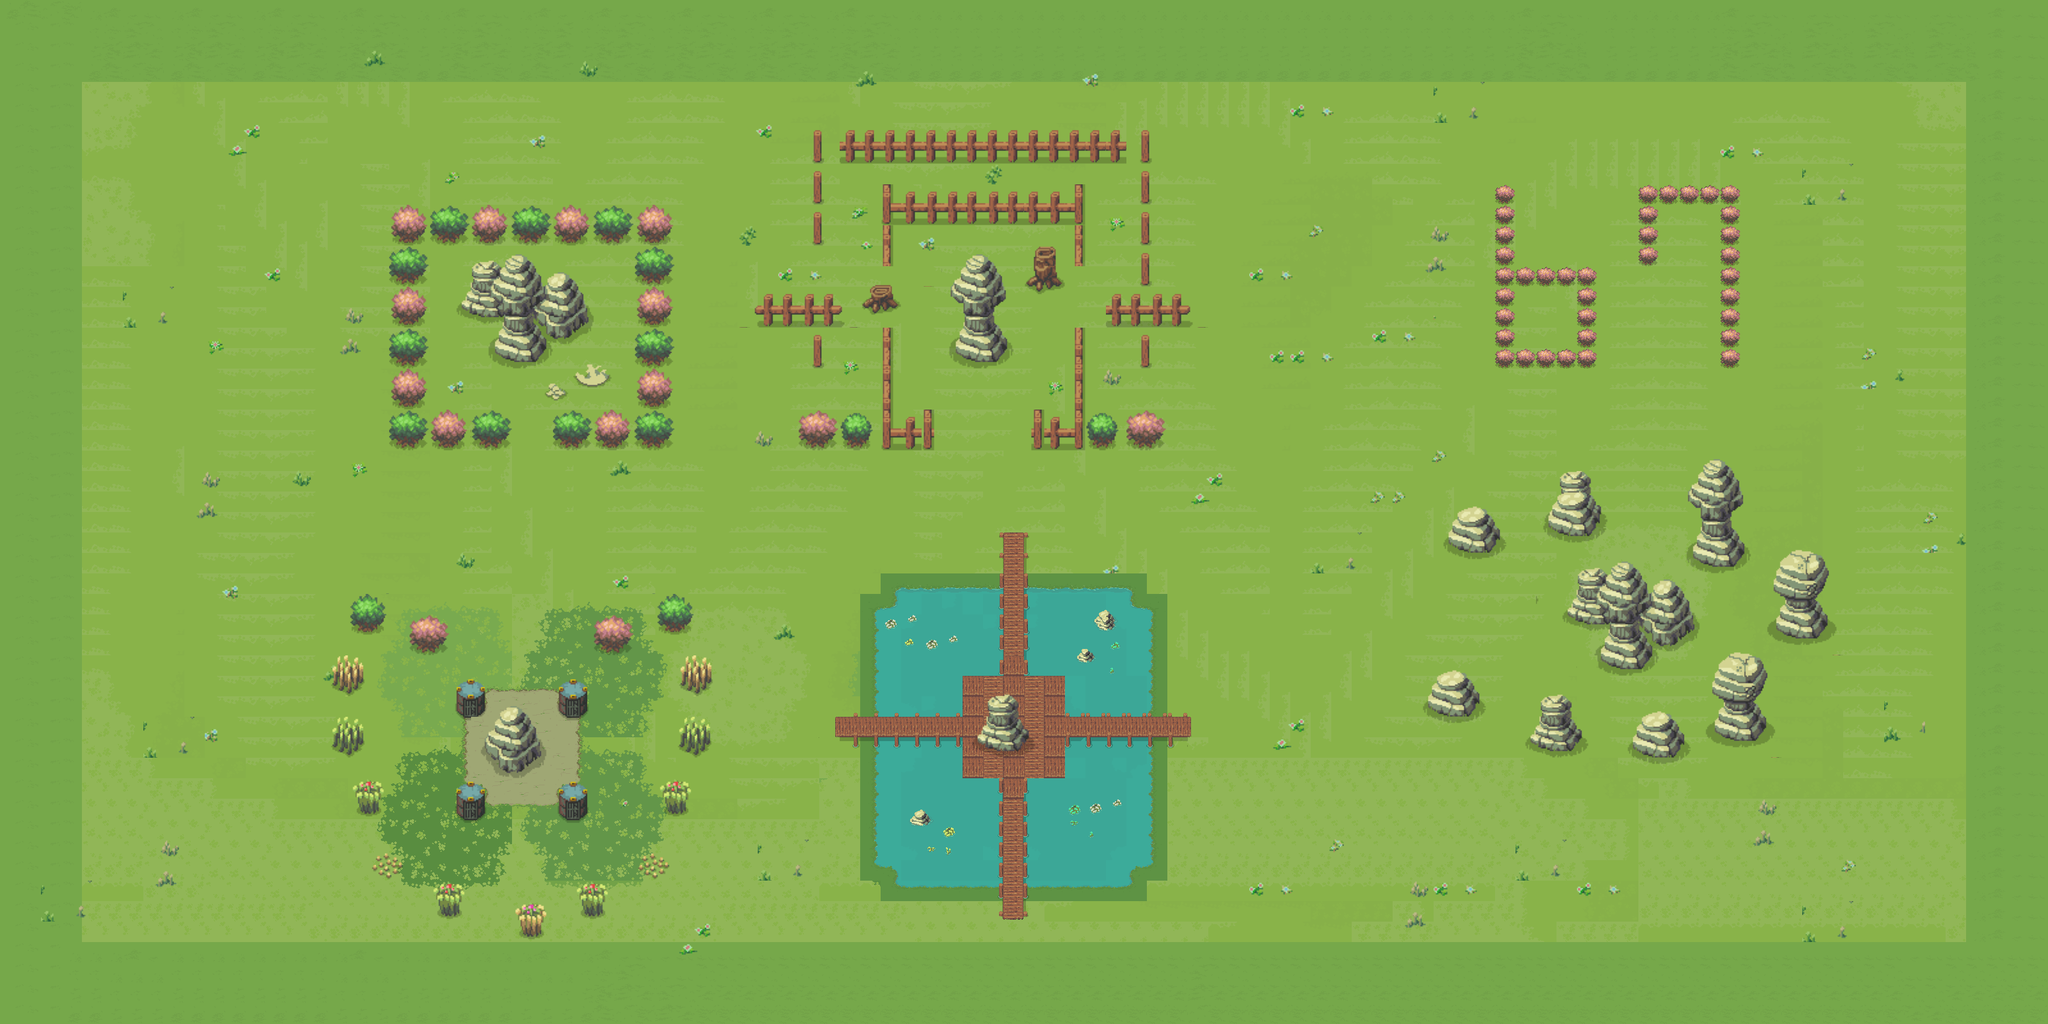

Rendered tile map (Tiled .tmx) drawn with the repository's tilesets; below, a short description and the map source with its tile grids summarised:
An orthogonal 100x50 tile map with 32x32 px tiles, 5 tile layers (圖塊層 1, 圖塊層 2, 圖塊層 3, 圖塊層 4, ...), 6 tilesets and 86 objects (68x wall).

<map version="1.10" tiledversion="1.12.1" orientation="orthogonal" renderorder="right-down" width="100" height="50" tilewidth="32" tileheight="32" infinite="0" nextlayerid="7" nextobjectid="105">
 <tileset firstgid="1" name="water_env" tilewidth="32" tileheight="32" tilecount="600" columns="24">
  <image source="water_env.png" width="768" height="800" />
 </tileset>
 <tileset firstgid="601" name="decorative_props" tilewidth="32" tileheight="32" tilecount="1024" columns="32">
  <image source="decorative_props.png" width="1024" height="1024" />
 </tileset>
 <tileset firstgid="1625" name="mainlevbuild" tilewidth="32" tileheight="32" tilecount="2000" columns="50">
  <image source="mainlevbuild.png" width="1600" height="1280" />
 </tileset>
 <tileset firstgid="3625" name="bush3B" tilewidth="32" tileheight="32" tilecount="12" columns="4">
  <image source="bush3B.png" width="128" height="96" />
 </tileset>
 <tileset firstgid="3637" name="bush1A" tilewidth="32" tileheight="32" tilecount="12" columns="4">
  <image source="bush1A.png" width="128" height="96" />
 </tileset>
 <tileset firstgid="3649" name="other_props" tilewidth="32" tileheight="32" tilecount="256" columns="16">
  <image source="other_props.png" width="512" height="512" />
 </tileset>
 <layer id="1" name="圖塊層 1" width="100" height="50">
  <data>[5000 cells, 5000 non-empty, 120 distinct tile ids]</data>
 </layer>
 <objectgroup id="6" name="wall" class="wall">
  <object id="4" name="wall" x="608" y="320" width="64" height="384" />
  <object id="5" name="wall" x="672" y="640" width="128" height="64" />
  <object id="7" name="wall" x="672" y="320" width="384" height="64" />
  <object id="8" name="wall" x="992" y="384" width="64" height="320" />
  <object id="11" x="873.5" y="649.5" width="7.5" height="15.5" />
  <object id="12" name="wall" x="864" y="640" width="128" height="64" />
  <object id="14" x="756" y="428">
   <point />
  </object>
  <object id="15" x="839.333" y="476">
   <point />
  </object>
  <object id="16" x="752.667" y="443.333">
   <point />
  </object>
  <object id="17" name="wall" x="780" y="433.333">
   <point />
  </object>
  <object id="18" x="864" y="512">
   <point />
  </object>
  <object id="19" name="wall" x="839.333" y="564.667">
   <polygon points="0,0 14,-19.3333 14,-37.3333 6.66667,-42 28,-34 49.3333,-34 80,-61.3333 78.6667,-85.3333 72.6667,-91.3333 72.6667,-106 66,-111.333 54.6667,-128.667 45.3333,-139.333 27.3333,-138.667 15.3333,-130.667 16,-120.667 12,-118 5.33333,-120.667 5.33333,-132.667 -2,-141.333 -2,-148.667 -28,-168.667 -45.3333,-166.667 -56,-147.333 -70,-159.333 -94.6667,-155.333 -102.667,-142.667 -102,-132 -102.667,-117.333 -111.333,-107.333 -111.333,-102.667 -123.333,-88 -104.667,-74 -84,-69.3333 -52.6667,-70 -52.6667,-57.3333 -63.3333,-44.6667 -64,-34 -71.3333,-31.3333 -66.6667,-16.6667 -44,-2.66667" />
  </object>
  <object id="20" name="wall" x="1312" y="192" width="448" height="64" />
  <object id="28" name="wall" x="1760" y="192" width="58" height="262.667" />
  <object id="29" name="wall" x="1728" y="448" width="128" height="64" />
  <object id="30" name="wall" x="1760" y="512" width="64" height="64" />
  <object id="31" name="wall" x="1248" y="192" width="64" height="192" />
  <object id="32" name="wall" x="1184" y="448" width="128" height="64" />
  <object id="33" name="wall" x="1248" y="512" width="64" height="64" />
  <object id="34" name="wall" x="1344" y="448" width="64" height="32" />
  <object id="35" name="wall" x="1376" y="288" width="32" height="128" />
  <object id="36" name="wall" x="1408" y="288" width="288" height="64" />
  <object id="37" x="1664" y="352" width="32" height="64" />
  <object id="38" name="wall" x="1600" y="384" width="64" height="64" />
  <object id="39" name="wall" x="1664" y="512" width="32" height="192" />
  <object id="40" name="wall" x="1600" y="640" width="224" height="64" />
  <object id="41" name="wall" x="1248" y="640" width="224" height="64" />
  <object id="42" name="wall" x="1376" y="512" width="32" height="128" />
  <object id="43" name="wall" x="1522.5" y="396">
   <polygon points="0,0 -13.5,10 -23.5,27 -24,35.5 -36.5,51.5 -37.5,67 -25,78 -17.5,79 -18,116.5 -24,124.5 -24,132 -30,138.5 -28.5,154.5 1.5,169.5 37.5,169 53,145.5 51.5,132.5 42.5,121.5 41.5,116.5 30.5,109.5 29,82 48.5,68.5 47.5,53.5 43.5,47 43.5,35 35,29.5 35,23.5 21.5,8 14.5,0" />
  </object>
  <object id="44" name="wall" x="2336" y="288" width="32" height="288" />
  <object id="45" name="wall" x="2368" y="416" width="128" height="32" />
  <object id="46" name="wall" x="2464" y="448" width="32" height="128" />
  <object id="47" name="wall" x="2368" y="544" width="96" height="32" />
  <object id="48" name="wall" x="2560" y="288" width="32" height="128" />
  <object id="49" name="wall" x="2592" y="288" width="128" height="32" />
  <object id="50" name="wall" x="2688" y="320" width="32" height="256" />
  <object id="51" name="wall" x="2272" y="800" width="64" height="64" />
  <object id="52" name="wall" x="2240" y="1056" width="64" height="64" />
  <object id="53" name="wall" x="2400" y="1088" width="64" height="96" />
  <object id="55" name="wall" x="2467.33" y="894.667">
   <polygon points="0,0 24.6667,-8 37.3333,-7.33333 43.3333,6.66667 52.6667,-2.66667 50,-8.66667 64.6667,-18.6667 83.3333,-14.6667 94.6667,-2 96.6667,5.33333 98,11.3333 104,17.3333 106,33.3333 110.667,34.6667 116,24.6667 114,17.3333 134.667,8.66667 150,12.6667 156.667,24.6667 164.667,33.3333 164,38.6667 172,42.6667 172.667,58 178.667,70 179.333,89.3333 149.333,114.667 126,114 116,108.667 112,130.667 96.6667,150 64,150 32.6667,136 31.3333,117.333 38,111.333 40,103.333 46.6667,96 44.6667,80.6667 6.66667,79.3333 -22,64.6667 -22,57.3333 -13.3333,47.3333 -13.3333,44.6667 -0.666667,34" />
  </object>
  <object id="56" name="wall" x="2432" y="736" width="64" height="96" />
  <object id="57" name="wall" x="2656" y="704" width="64" height="192" />
  <object id="58" name="wall" x="2784" y="864" width="64" height="128" />
  <object id="59" name="wall" x="2688" y="1024" width="64" height="128" />
  <object id="60" name="wall" x="2560" y="1120" width="64" height="64" />
  <object id="61" x="1376" y="928" width="128" height="192" />
  <object id="62" x="1504" y="928" width="64" height="128" />
  <object id="63" name="wall" x="1600" y="928" width="192" height="128" />
  <object id="64" name="wall" x="1664" y="1056" width="128" height="64" />
  <object id="65" x="1376" y="1152" width="128" height="192" />
  <object id="66" name="wall" x="1408" y="1344" width="160" height="32" />
  <object id="67" x="1504" y="1216" width="64" height="128" />
  <object id="68" x="1376" y="1152" width="128" height="192" />
  <object id="69" x="1504" y="1216" width="64" height="128" />
  <object id="70" x="1376" y="1152" width="128" height="192" />
  <object id="71" x="1504" y="1216" width="64" height="128" />
  <object id="72" x="1376" y="1152" width="128" height="192" />
  <object id="73" x="1504" y="1216" width="64" height="128" />
  <object id="74" name="wall" x="1376" y="1152" width="128" height="192" />
  <object id="75" name="wall" x="1504" y="1216" width="64" height="128" />
  <object id="76" name="wall" x="1600" y="1216" width="160" height="160" />
  </objectgroup>
 <layer id="2" name="圖塊層 2" width="100" height="50">
  <data>[5000 cells, 927 non-empty, 430 distinct tile ids]</data>
 </layer>
 <layer id="3" name="圖塊層 3" width="100" height="50">
  <data>[5000 cells, 329 non-empty, 148 distinct tile ids]</data>
 </layer>
 <layer id="4" name="圖塊層 4" width="100" height="50">
  <data>[5000 cells, 384 non-empty, 240 distinct tile ids]</data>
 </layer>
 <layer id="5" name="圖塊層 5" width="100" height="50">
  <data>[5000 cells, 122 non-empty, 77 distinct tile ids]</data>
 </layer>
</map>
<!-- 25 of 86 objects omitted -->
